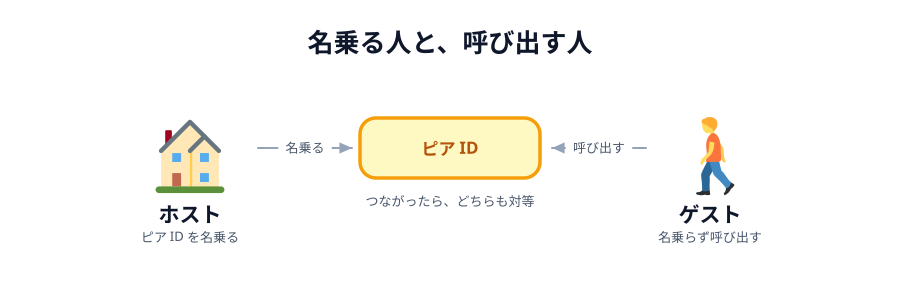

Reproduce this figure in Python.
# 00-thumbnail.svg
# スキーマ: SOURCE-PATH-GOAL（ゲストがホストを呼び出す）

import sys
sys.path.insert(0, "/Users/seekseep/.claude/skills/genfig")
from genfig import Canvas, PALETTE

c = Canvas(900, 290)
c.text(450, 52, "名乗る人と、呼び出す人", scale="xl")

c.node(190, 170, "ホスト", emoji_cp="1f3e0")
c.text(190, 242, "ピア ID を名乗る", scale="sm")
c.node(710, 170, "ゲスト", emoji_cp="1f6b6")
c.text(710, 242, "名乗らず呼び出す", scale="sm")
c.sticky(360, 118, 180, 60, color="yellow")
c.text(450, 155, "ピア ID", scale="md", fill=PALETTE["yellow"]["text"])
c.link((258, 148), (352, 148), label="名乗る", label_scale="sm", primary=False)
c.link((646, 148), (552, 148), label="呼び出す", label_scale="sm", primary=False)
c.text(450, 206, "つながったら、どちらも対等", scale="sm")

c.save("00-thumbnail.svg")
